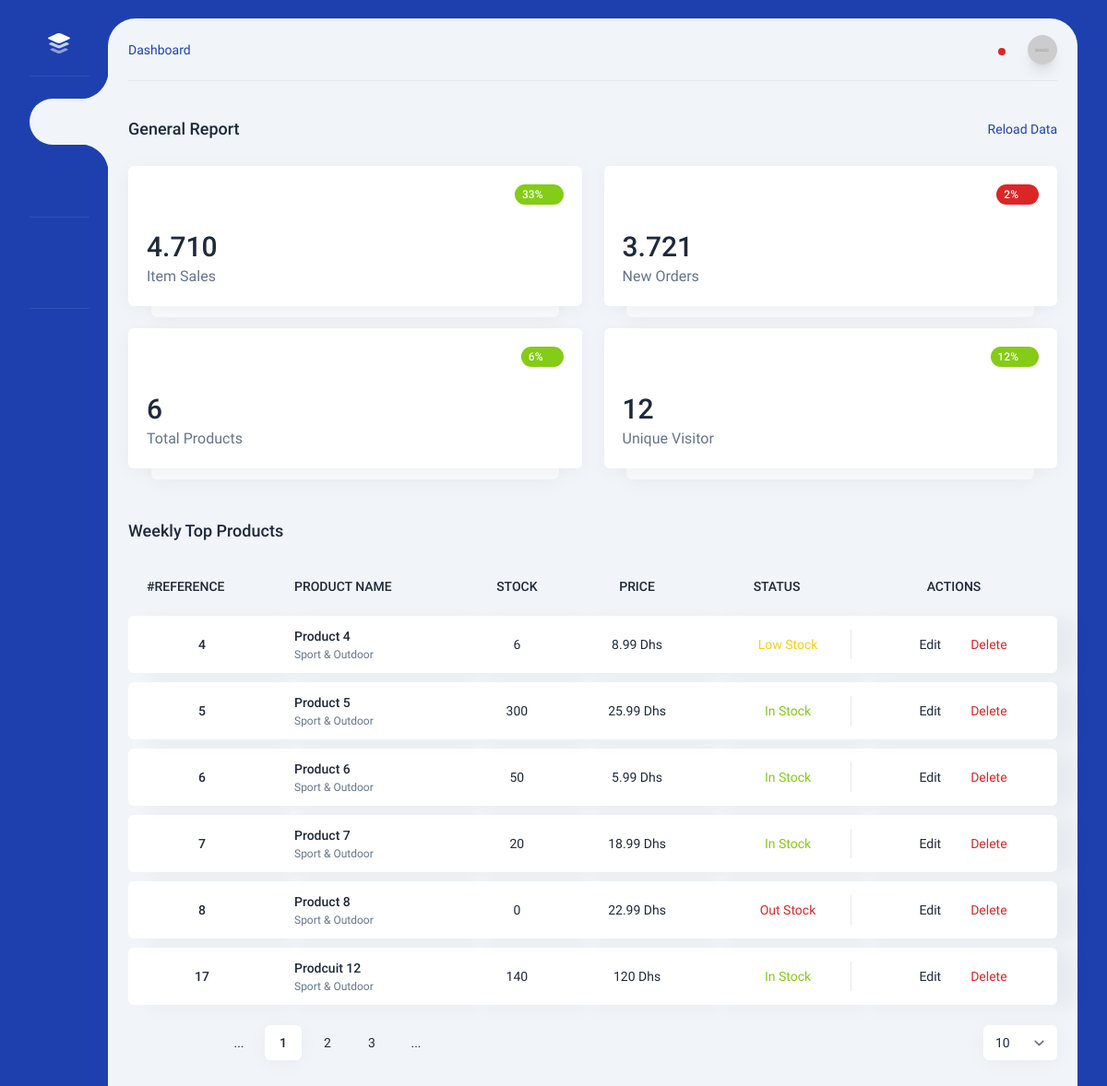
Page /dashboard/index.php (signed in) on the committed database.
### tables this page shows
CREATE TABLE `product` (
  `id` int(11) NOT NULL,
  `libelle` text NOT NULL,
  `Qte` text NOT NULL,
  `Prix` text NOT NULL
);

### Dashboard/index.php (the view, shortened to what this page needs)
<?php
include("../securite/cnx.php");
?>
<?php
    $req_count_user=mysqli_query($cnx,"SELECT COUNT(*) AS user_count FROM users ");
    $count_result = mysqli_fetch_assoc($req_count_user);
    $user_count = $count_result['user_count'];
?>
<?php
    $req_count_product=mysqli_query($cnx,"SELECT COUNT(*) AS product_count FROM product");
    $count_result = mysqli_fetch_assoc($req_count_product);
    $count_pro = $count_result['product_count'];
?>
<!DOCTYPE html>
<html lang="en" class="light">
    <head>
        <link rel="stylesheet" href="../dist/css/app.css" />
    </head>
    <body class="py-5">
        <div class="flex mt-[4.7rem] md:mt-0">
            <?php
            include("../menu_desktop.php")
            ?>
            <div class="content">
                <div class="top-bar">
                    <nav aria-label="breadcrumb" class="-intro-x mr-auto hidden sm:flex">
                        <ol class="breadcrumb">
                            <li class="breadcrumb-item"><a href="index.php">Dashboard</a></li>
                        </ol>
                    </nav>
                    <?php
                        include("../menu_account.php");
                    ?>
                </div>
                <div class="grid grid-cols-12 gap-6">
                    <div class="col-span-12 2xl:col-span-9">
                        <div class="grid grid-cols-12 gap-6">
                            <div class="col-span-12 mt-8">
                                <div class="intro-y flex items-center h-10">
                                    <h2 class="text-lg font-medium truncate mr-5">
                                        General Report
                                    </h2>
                                    <a href="" class="ml-auto flex items-center text-primary"> <i data-lucide="refresh-ccw" class="w-4 h-4 mr-3"></i> Reload Data </a>
                                </div>
                                <div class="grid grid-cols-12 gap-6 mt-5">
                                    <div class="col-span-12 sm:col-span-6 xl:col-span-3 intro-y">
                                        <div class="report-box zoom-in">
                                            <div class="box p-5">
                                                <div class="flex">
                                                    <i data-lucide="shopping-cart" class="report-box__icon text-primary"></i>
                                                    <div class="ml-auto">
                                                        <div class="report-box__indicator bg-success tooltip cursor-pointer" title="33% Higher than last month"> 33% <i data-lucide="chevron-up" class="w-4 h-4 ml-0.5"></i> </div>
                                                    </div>
                                                </div>
                                                <div class="text-3xl font-medium leading-8 mt-6">4.710</div>
                                                <div class="text-base text-slate-500 mt-1">Item Sales</div>
                                            </div>
                                        </div>
                                    </div>
                                    <div class="col-span-12 sm:col-span-6 xl:col-span-3 intro-y">
                                        <div class="report-box zoom-in">
                                            <div class="box p-5">
                                                <div class="flex">
                                                    <i data-lucide="credit-card" class="report-box__icon text-pending"></i>
                                                    <div class="ml-auto">
                                                        <div class="report-box__indicator bg-danger tooltip cursor-pointer" title="2% Lower than last month"> 2% <i data-lucide="chevron-down" class="w-4 h-4 ml-0.5"></i> </div>
                                                    </div>
                                                </div>
                                                <div class="text-3xl font-medium leading-8 mt-6">3.721</div>
                                                <div class="text-base text-slate-500 mt-1">New Orders</div>
                                            </div>
                                        </div>
                                    </div>
                                    <div class="col-span-12 sm:col-span-6 xl:col-span-3 intro-y">
                                        <div class="report-box zoom-in">
                                            <div class="box p-5">
                                                <div class="flex">
                                                    <i data-lucide="monitor" class="report-box__icon text-warning"></i>
                                                    <div class="ml-auto">
                                                        <div class="report-box__indicator bg-success tooltip cursor-pointer" title="<?php echo $count_pro ?>% Higher than last month"> <?php echo $count_pro ?>% <i data-lucide="chevron-up" class="w-4 h-4 ml-0.5"></i> </div>
                                                    </div>
                                                </div>
                                                <div class="text-3xl font-medium leading-8 mt-6"><?php echo $count_pro ?></div>
                                                <div class="text-base text-slate-500 mt-1">Total Products</div>
                                            </div>
                                        </div>
                                    </div>
                                    <div class="col-span-12 sm:col-span-6 xl:col-span-3 intro-y">
                                        <div class="report-box zoom-in">
                                            <div class="box p-5">
                                                <div class="flex">
                                                    <i data-lucide="user" class="report-box__icon text-success"></i>
                                                    <div class="ml-auto">
                                                        <div class="report-box__indicator bg-success tooltip cursor-pointer" title="<?php echo $user_count ?>% Higher than last month"> <?php echo $user_count ?>% <i data-lucide="chevron-up" class="w-4 h-4 ml-0.5"></i> </div>
                                                    </div>
                                                </div>
                                                <div class="text-3xl font-medium leading-8 mt-6"><?php echo $user_count ?></div>
                                                <div class="text-base text-slate-500 mt-1">Unique Visitor</div>
                                            </div>
                                        </div>
                                    </div>
                                </div>
                            </div>
                            <div class="col-span-12 mt-6">
                                <div class="intro-y block sm:flex items-center h-10">
                                    <h2 class="text-lg font-medium truncate mr-5">
                                        Weekly Top Products
                                    </h2>
                                </div>
                                <div class="intro-y overflow-auto lg:overflow-visible mt-8 sm:mt-0">
                                    <table class="table table-report sm:mt-2">
                                        <thead>
                                            <tr>
                                                <th class="whitespace-nowrap">#REFERENCE</th>
                                                <th class="whitespace-nowrap">PRODUCT NAME</th>
                                                <th class="text-center whitespace-nowrap">STOCK</th>
                                                <th class="text-center whitespace-nowrap">PRICE</th>
                                                <th class="text-center whitespace-nowrap">STATUS</th>
                                                <th class="text-center whitespace-nowrap">ACTIONS</th>
                                            </tr>
                                        </thead>
                                        <tbody>
                                            <?php
                                                $req_product="SELECT * FROM product";
                                                $res_product=mysqli_query($cnx,$req_product);
                                                while($row_product=mysqli_fetch_array($res_product)){
                                            ?>
                                            <tr class="intro-x">
                                                <td class="w-40">
                                                    <div class="flex">
                                                        <div class="text-center mx-auto font-medium">
                                                            <?php echo $row_product['id']; ?>
                                                        </div>
                                                    </div>
                                                </td>
                                                <td>
                                                    <a href="" class="font-medium whitespace-nowrap"><?php echo ucfirst($row_product['libelle']) ?></a>
                                                    <div class="text-slate-500 text-xs whitespace-nowrap mt-0.5">Sport &amp; Outdoor</div>
                                                </td>
                                                <td class="text-center"><?php echo $row_product['Qte'] ?></td>
                                                <td class="text-center"><?php echo $row_product['Prix'] ?> Dhs</td>
                                                <td class="w-40">
                                                    <?php
                                                        if ($row_product['Qte'] <= 0) {
                                                            echo '<div class="flex items-center justify-center text-danger"> <i data-lucide="check-square" class="w-4 h-4 mr-2"></i> Out Stock </div>';
                                                        } else if ($row_product['Qte'] >= 10) {
                                                            echo '<div class="flex items-center justify-center text-success"> <i data-lucide="check-square" class="w-4 h-4 mr-2"></i> In Stock </div>';
                                                        }else{
                                                            echo '<div class="flex items-center justify-center text-warning"> <i data-lucide="check-square" class="w-4 h-4 mr-2"></i> Low Stock </div>';
                                                        }
                                                    ?>
                                                </td>
                                                <td class="table-report__action w-56">
                                                    <div class="flex justify-center items-center">
                                                        <a class="flex items-center mr-3" href="../product/modifier_product.php?modifier_product=<?php echo $row_product['id'] ?>"> <i data-lucide="check-square" class="w-4 h-4 mr-1"></i> Edit </a>
                                                        <a class="flex items-center text-danger" href="../product/product_list.php?supprimer_product=<?php echo $row_product['id'] ?>" onclick="confirm(javascript:;);" data-tw-toggle="modal" data-tw-target="#delete-confirmation-modal"> <i data-lucide="trash-2" class="w-4 h-4 mr-1"></i> Delete </a>
                                                    </div>
                                                </td>
                                            </tr>
                                            <?php } ?>
                                        </tbody>
                                    </table>
                                </div>
                                <div class="intro-y flex flex-wrap sm:flex-row sm:flex-nowrap items-center mt-3">
                                    <nav class="w-full sm:w-auto sm:mr-auto">
                                        <ul class="pagination">
                                            <li class="page-item">
                                                <a class="page-link" href="#"> <i class="w-4 h-4" data-lucide="chevrons-left"></i> </a>
                                            </li>
                                            <li class="page-item">
                                                <a class="page-link" href="#"> <i class="w-4 h-4" data-lucide="chevron-left"></i> </a>
                                            </li>
                                            <li class="page-item"> <a class="page-link" href="#">...</a> </li>
                                            <li class="page-item active"> <a class="page-link" href="#">1</a> </li>
                                            <li class="page-item "> <a class="page-link" href="#">2</a> </li>
                                            <li class="page-item"> <a class="page-link" href="#">3</a> </li>
                                            <li class="page-item"> <a class="page-link" href="#">...</a> </li>
                                            <li class="page-item">
                                                <a class="page-link" href="#"> <i class="w-4 h-4" data-lucide="chevron-right"></i> </a>
                                            </li>
                                            <li class="page-item">
                                                <a class="page-link" href="#"> <i class="w-4 h-4" data-lucide="chevrons-right"></i> </a>
                                            </li>
                                        </ul>
                                    </nav>
                                    <select class="w-20 form-select box mt-3 sm:mt-0">
                                        <option>10</option>
                                    </select>
                                </div>
                            </div>
                        </div>
                    </div>
                </div>
            </div>
        </div>
    </body>
</html>

### rows in the picture
product: id "4", libelle "Product 4", Qte "6", Prix "8.99", shows "Low Stock"
product: id "5", libelle "Product 5", Qte "300", Prix "25.99", shows "In Stock"
product: id "6", libelle "Product 6", Qte "50", Prix "5.99", shows "In Stock"
product: id "7", libelle "Product 7", Qte "20", Prix "18.99", shows "In Stock"
product: id "8", libelle "Product 8", Qte "0", Prix "22.99", shows "Out Stock"
product: id "17", libelle "Prodcuit 12", Qte "140", Prix "120", shows "In Stock"

### other values in the picture
$count_pro "6"
$user_count "12"
